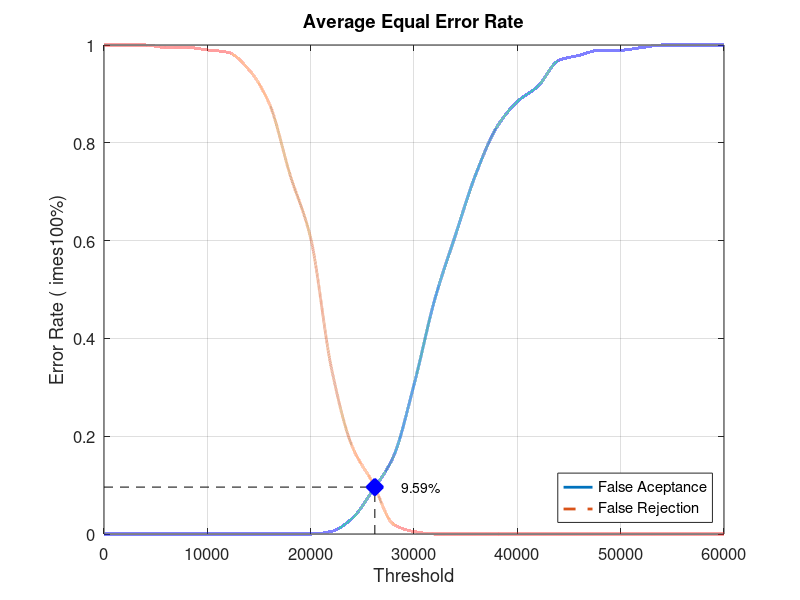
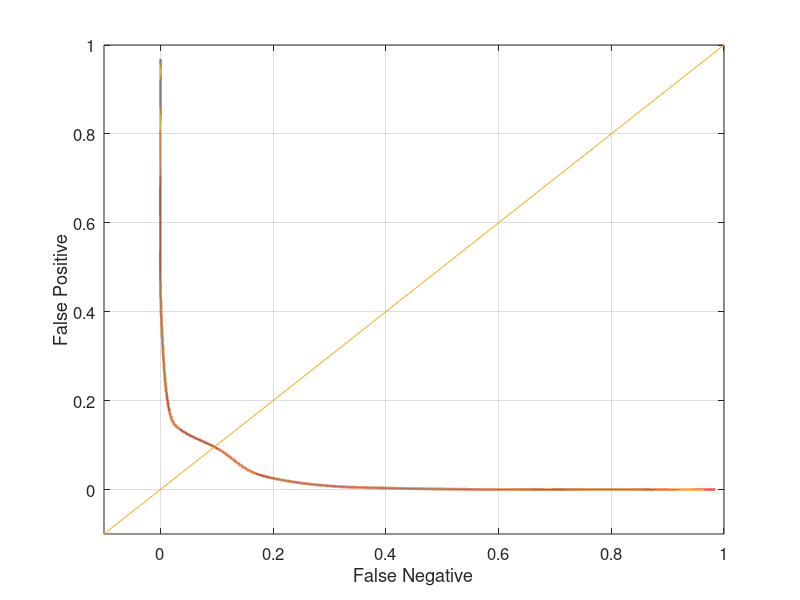

These charts were generated, in order, by the following MATLAB code:
close all;
clear;
clc;
x = 0:2000:60000;
xq = 0:0.5:60000;

y0 = [0 0 0 0 0 0 0 0 0 0 0 0.00526316 0.0315789 0.0894737 0.157895 0.305263 0.478947 0.610526 0.736842 0.831579 0.884211 0.915789 0.968421 0.978947 0.989474 0.989474 0.994737 1 1 1 1]
yy0 = interp1(x, y0, xq, 'pchip');
y1 = [1 1 1 0.995 0.995 0.99 0.985 0.95 0.88 0.735 0.605 0.34 0.18 0.105 0.02 0.005 0 0 0 0 0 0 0 0 0 0 0 0 0 0 0]
yy1 = interp1(x, y1, xq, 'pchip');

% Calculating EER: 
y2 = abs(y0 - y1);
find(y2 == min(y2))
yy2 = abs(yy0 - yy1);
xEER = find(yy2 == min(yy2));
xEERIndex = xq(xEER) % X-axis EER
yEER = yy0(xEER) % Y-axis EER

main = figure
plot(xq, yy0,'-','LineWidth', 2);	hold on
plot(xq, yy1,'--','LineWidth', 2);	hold on
plot([xEERIndex xEERIndex], [0 yEER], 'k--');	hold on
plot([0 xEERIndex], [yEER yEER], 'k--');	hold on
plot(xEERIndex, yEER, 'bx', 'LineWidth', 10);	hold on
text(xEERIndex + 10 * xEERIndex / 100, yEER, [num2str(round((10000 * yEER)) / 100) '%'])
legend('False Aceptance', 'False Rejection', 'Location', 'SouthEast')
xlabel('Threshold')
ylabel('Error Rate (	imes100%)')
title('Average Equal Error Rate')
set(gca, 'FontSize', 12)
axis([0 60000 0 1])
grid on

print(main, 'Database2_1Main', '-dpng');
FNRxFPR = figure('Color', [1 1 1]);
plot(yy1, yy0, '-', yy1, yy0, 'LineWidth', 2);
hold on
y = -0.1:0.1:1
plot(y, y); 
set(gca, 'FontSize', 12)
xlabel('False Negative')
ylabel('False Positive')
axis([-0.1 1 -0.1 1])
set(gca, 'FontSize', 12)
grid on

print(FNRxFPR, 'Database2_1FNRxFPR','-dpng');
